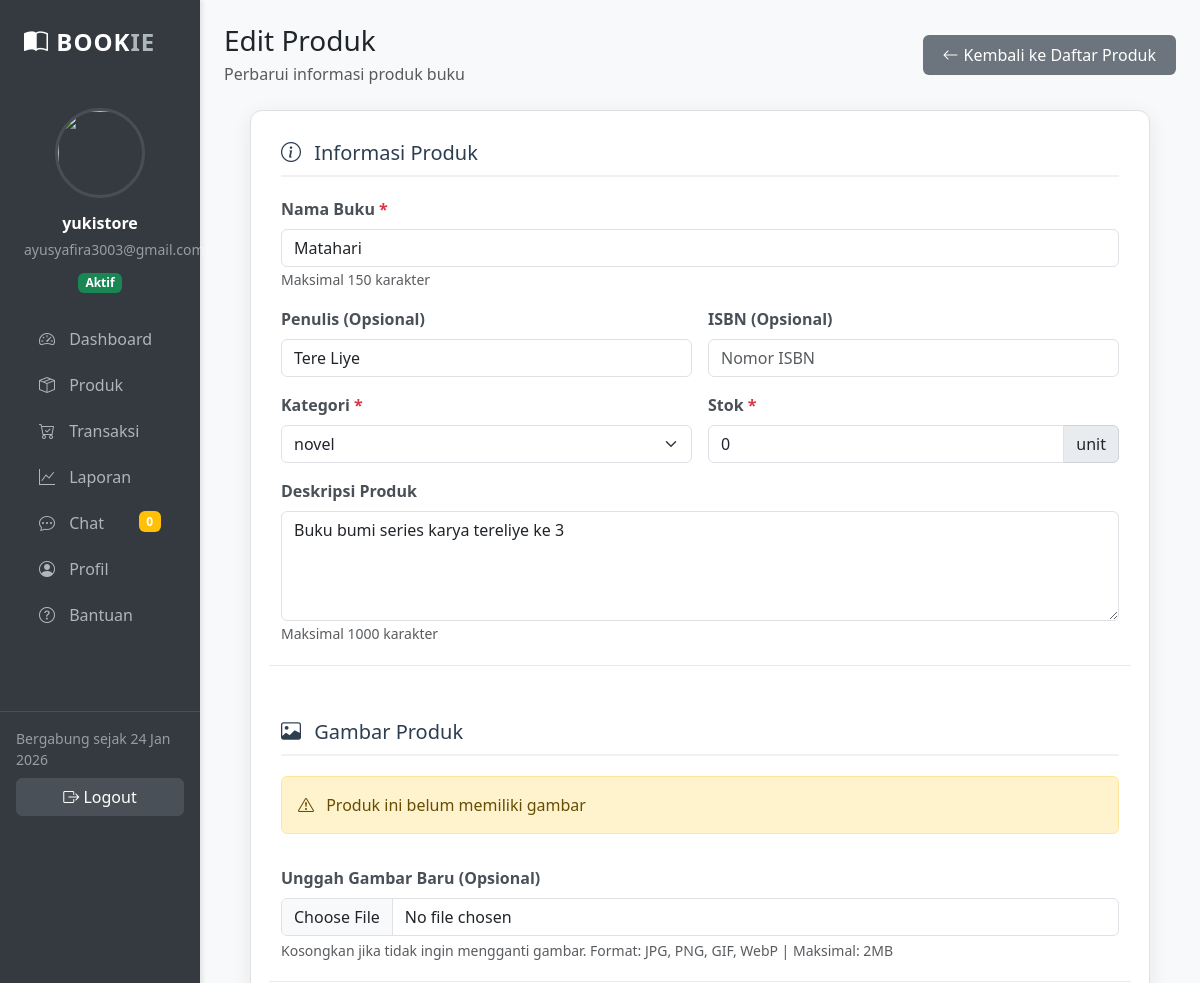
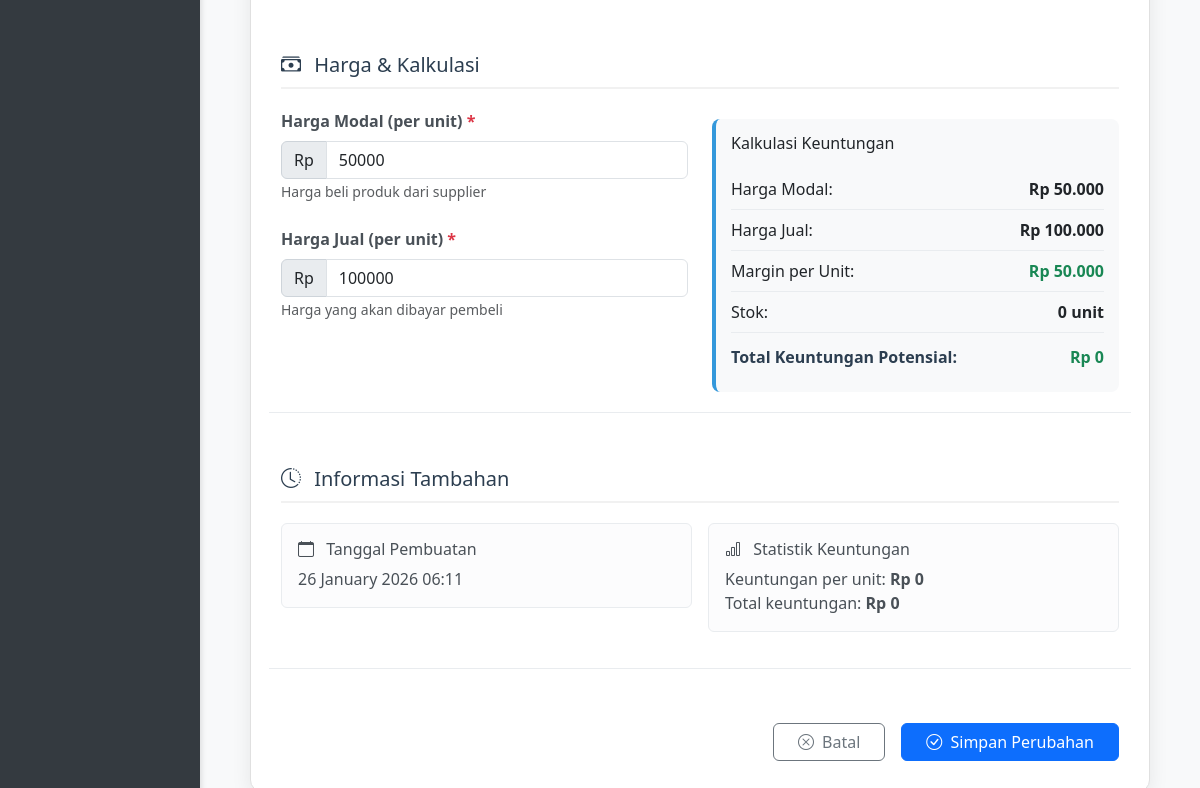
Screenshot of /penjual/produk_edit.php?id=4 (signed in) with the database file from the repository (2 pictures, top to bottom).
### tables this page shows
CREATE TABLE `users` (
  `id` int(11) NOT NULL,
  `role` enum('super_admin','penjual','pembeli') NOT NULL,
  `nama` varchar(100) NOT NULL,
  `email` varchar(100) NOT NULL,
  `password` varchar(255) NOT NULL,
  `no_hp` varchar(20) DEFAULT NULL,
  `foto` varchar(255) DEFAULT NULL,
  `alamat` text DEFAULT NULL,
  `status` enum('online','offline') DEFAULT 'offline',
  `aktif` enum('ya','tidak') DEFAULT 'ya',
  `created_at` timestamp NOT NULL DEFAULT current_timestamp()
);

CREATE TABLE `produk` (
  `id` int(11) NOT NULL,
  `penjual_id` int(11) NOT NULL,
  `kategori_id` int(11) NOT NULL,
  `isbn` varchar(20) DEFAULT NULL,
  `nama_buku` varchar(150) NOT NULL,
  `penulis` varchar(150) DEFAULT NULL,
  `deskripsi` text DEFAULT NULL,
  `gambar` varchar(255) DEFAULT NULL,
  `stok` int(11) DEFAULT 0,
  `harga` int(11) NOT NULL,
  `modal` int(11) NOT NULL,
  `margin` int(11) NOT NULL,
  `keuntungan` int(11) NOT NULL,
  `created_at` timestamp NOT NULL DEFAULT current_timestamp()
);

CREATE TABLE `kategori` (
  `id` int(11) NOT NULL,
  `nama_kategori` varchar(100) NOT NULL,
  `deskripsi` text DEFAULT NULL,
  `foto` varchar(255) DEFAULT NULL
);

### penjual/produk_edit.php (the view, shortened to what this page needs)
<?php
include "../config/database.php";
$idPenjual = $_SESSION['user']['id'];
$id = $_GET['id'] ?? 0;
$produk = mysqli_fetch_assoc(
  mysqli_query($conn,"SELECT * FROM produk WHERE id='$id' AND penjual_id='$idPenjual'")
);
$qKategori = mysqli_query($conn,"SELECT * FROM kategori ORDER BY nama_kategori");
?>
<!DOCTYPE html>
<html lang="id">
<head>
<link href="https://cdn.jsdelivr.net/npm/bootstrap@5.3.2/dist/css/bootstrap.min.css" rel="stylesheet">
<link rel="stylesheet" href="https://cdn.jsdelivr.net/npm/bootstrap-icons@1.11.1/font/bootstrap-icons.css">
<link rel="stylesheet" href="includes/sidebar.css">
</head>
<body class="bg-light">
<div class="container-fluid">
<div class="row">
<?php include "includes/sidebar.php"; ?>
<div class="col-10 p-4">
<div class="d-flex justify-content-between align-items-center mb-4">
<div>
  <h3 class="mb-1">Edit Produk</h3>
  <p class="text-muted mb-0">Perbarui informasi produk buku</p>
</div>
<a href="produk.php" class="back-btn">
  <i class="bi bi-arrow-left"></i> Kembali ke Daftar Produk
</a>
</div>
<div class="form-container">
<form method="POST" enctype="multipart/form-data" id="productForm">
<div class="row g-4">
  <div class="col-md-12 form-section">
    <h5><i class="bi bi-info-circle me-2"></i> Informasi Produk</h5>
    <div class="row g-3">
      <div class="col-md-12">
        <label class="form-label required">Nama Buku</label>
        <input type="text" name="nama" class="form-control" required
               value="<?= htmlspecialchars($produk['nama_buku']) ?>" maxlength="150">
        <small class="text-muted">Maksimal 150 karakter</small>
      </div>
      <div class="col-md-6">
        <label class="form-label">Penulis (Opsional)</label>
        <input type="text" name="penulis" class="form-control"
               value="<?= htmlspecialchars($produk['penulis'] ?? '') ?>"
               placeholder="Nama pengarang" maxlength="150">
      </div>
      <div class="col-md-6">
        <label class="form-label">ISBN (Opsional)</label>
        <input type="text" name="isbn" class="form-control"
               value="<?= htmlspecialchars($produk['isbn'] ?? '') ?>"
               placeholder="Nomor ISBN" maxlength="20">
      </div>
      <div class="col-md-6">
        <label class="form-label required">Kategori</label>
        <select name="kategori" class="form-select" required>
          <?php
          mysqli_data_seek($qKategori, 0);
          while($k = mysqli_fetch_assoc($qKategori)):
          ?>
          <option value="<?= $k['id'] ?>" <?= $produk['kategori_id']==$k['id']?'selected':'' ?>>
            <?= htmlspecialchars($k['nama_kategori']) ?>
          </option>
          <?php endwhile; ?>
        </select>
      </div>
      <div class="col-md-6">
        <label class="form-label required">Stok</label>
        <div class="input-group">
          <input type="number" name="stok" class="form-control" min="0" required
                 value="<?= $produk['stok'] ?>" id="stokInput">
          <span class="input-group-text input-group-text-custom">unit</span>
        </div>
      </div>
      <div class="col-md-12">
        <label class="form-label">Deskripsi Produk</label>
        <textarea name="deskripsi" class="form-control" rows="4"
                  maxlength="1000"><?= htmlspecialchars($produk['deskripsi']) ?></textarea>
        <small class="text-muted">Maksimal 1000 karakter</small>
      </div>
    </div>
  </div>
  <div class="col-md-12 form-section">
    <h5><i class="bi bi-image me-2"></i> Gambar Produk</h5>
    <div class="row g-3">
      <?php if ($produk['gambar'] && file_exists("../uploads/".$produk['gambar'])): ?>
      <div class="col-md-12">
        <div class="image-comparison">
          <div class="image-box">
            <h6>Gambar Saat Ini</h6>
            <div class="image-container">
              <img src="../uploads/<?= htmlspecialchars($produk['gambar']) ?>"
                   class="preview-image current-image"
                   onerror="this.src='../assets/img/product-placeholder.png'"
                   style="max-width: 100%; height: auto;">
              <span class="current-badge">Saat Ini</span>
            </div>
            <small class="text-muted d-block mt-2"><?= htmlspecialchars($produk['gambar']) ?></small>
          </div>
          <div class="image-box">
            <h6>Pratinjau Gambar Baru</h6>
            <div id="imagePreview" class="d-none">
              <img id="preview" class="preview-image new-image"
                   style="max-width: 100%; height: auto;">
            </div>
            <div id="noPreview" class="text-center py-4">
              <i class="bi bi-image text-muted" style="font-size: 3rem;"></i>
              <p class="text-muted mt-2">Belum ada gambar baru</p>
            </div>
          </div>
        </div>
      </div>
      <?php else: ?>
      <div class="col-md-12">
        <div class="alert alert-warning">
          <i class="bi bi-exclamation-triangle me-2"></i>
          Produk ini belum memiliki gambar
        </div>
      </div>
      <?php endif; ?>
      <div class="col-md-12">
        <label class="form-label">Unggah Gambar Baru (Opsional)</label>
        <input type="file" name="gambar" class="form-control" accept="image/*" id="imageInput">
        <small class="text-muted d-block mt-1">
          Kosongkan jika tidak ingin mengganti gambar. Format: JPG, PNG, GIF, WebP | Maksimal: 2MB
        </small>
      </div>
    </div>
  </div>
  <div class="col-md-12 form-section">
    <h5><i class="bi bi-cash-stack me-2"></i> Harga & Kalkulasi</h5>
    <div class="row g-4">
      <div class="col-md-6">
        <div class="mb-4">
          <label class="form-label required">Harga Modal (per unit)</label>
          <div class="input-group">
            <span class="input-group-text input-group-text-custom">Rp</span>
            <input type="number" name="modal" class="form-control" min="0" required
                   value="<?= $produk['modal'] ?>" id="modalInput">
          </div>
          <small class="text-muted">Harga beli produk dari supplier</small>
        </div>
        <div>
          <label class="form-label required">Harga Jual (per unit)</label>
          <div class="input-group">
            <span class="input-group-text input-group-text-custom">Rp</span>
            <input type="number" name="harga" class="form-control" min="0" required
                   value="<?= $produk['harga'] ?>" id="hargaInput">
          </div>
          <small class="text-muted">Harga yang akan dibayar pembeli</small>
        </div>
      </div>
      <div class="col-md-6">
        <div class="calculation-card">
          <h6 class="mb-3">Kalkulasi Keuntungan</h6>
          <div class="calculation-item">
            <span>Harga Modal:</span>
            <strong id="modalDisplay">Rp <?= number_format($produk['modal']) ?></strong>
          </div>
          <div class="calculation-item">
            <span>Harga Jual:</span>
            <strong id="hargaDisplay">Rp <?= number_format($produk['harga']) ?></strong>
          </div>
          <div class="calculation-item">
            <span>Margin per Unit:</span>
            <strong class="text-info" id="marginDisplay">Rp <?= number_format($produk['margin']) ?></strong>
          </div>
          <div class="calculation-item">
            <span>Stok:</span>
            <strong id="stokDisplay"><?= $produk['stok'] ?> unit</strong>
          </div>
          <div class="calculation-item">
            <span>Total Keuntungan Potensial:</span>
            <strong class="text-success" id="keuntunganDisplay">Rp <?= number_format($produk['margin'] * $produk['stok']) ?></strong>
          </div>
        </div>
      </div>
    </div>
  </div>
  <div class="col-md-12 form-section">
    <h5><i class="bi bi-clock-history me-2"></i> Informasi Tambahan</h5>
    <div class="row g-3">
      <div class="col-md-6">
        <div class="alert alert-light">
          <h6><i class="bi bi-calendar me-2"></i> Tanggal Pembuatan</h6>
          <p class="mb-0"><?= date('d F Y H:i', strtotime($produk['created_at'])) ?></p>
        </div>
      </div>
      <div class="col-md-6">
        <div class="alert alert-light">
          <h6><i class="bi bi-bar-chart me-2"></i> Statistik Keuntungan</h6>
          <p class="mb-0">
            Keuntungan per unit: <strong>Rp <?= number_format($produk['keuntungan']) ?></strong><br>
            Total keuntungan: <strong>Rp <?= number_format($produk['keuntungan'] * $produk['stok']) ?></strong>
          </p>
        </div>
      </div>
    </div>
  </div>
  <div class="col-md-12">
    <div class="d-grid gap-3 d-md-flex justify-content-md-end">
      <a href="produk.php" class="btn btn-outline-secondary px-4">
        <i class="bi bi-x-circle me-1"></i> Batal
      </a>
      <button type="submit" name="simpan" class="btn btn-primary px-4">
        <i class="bi bi-check-circle me-1"></i> Simpan Perubahan
      </button>
    </div>
  </div>
</div>
</form>
</div>
</div>
</div>
</div>
</body>
</html>

### penjual/includes/sidebar.php (shortened to what this page needs)
<?php
include "../config/database.php";
$idPenjual = $_SESSION['user']['id'];
$qPenjual = mysqli_query($conn,"
    SELECT nama, foto, aktif, email, created_at
    FROM users
    WHERE id='$idPenjual'
    LIMIT 1
");
$dataPenjual = mysqli_fetch_assoc($qPenjual);
$namaPenjual = $dataPenjual['nama'] ?? 'Penjual';
$emailPenjual = $dataPenjual['email'] ?? '';
$tanggalGabung = date('d M Y', strtotime($dataPenjual['created_at'] ?? 'now'));
$foto = (!empty($dataPenjual['foto']) && file_exists("../uploads/".$dataPenjual['foto']))
    ? "../uploads/".$dataPenjual['foto']
    : "../assets/img/user.png";
$statusAkun = $dataPenjual['aktif'] ?? 'tidak';
?>
<div class="col-2 sidebar-dark p-0">
    <div class="p-4">
        <div class="sidebar-brand mb-5">
            <i class="bi bi-book-half"></i> BOOK<span style="color: #adb5bd;">IE</span>
        </div>
        <div class="text-center mb-4">
            <img src="<?= $foto ?>"
                 class="rounded-circle user-avatar mb-3"
                 style="width:90px;height:90px;object-fit:cover"
                 onerror="this.src='../assets/img/user.png'">
            <h6 class="fw-bold text-white mb-1"><?= htmlspecialchars($namaPenjual) ?></h6>
            <small class="text-white-50"><?= htmlspecialchars($emailPenjual) ?></small>
            <div class="mt-2">
                <span class="badge <?= $statusAkun=='ya'?'bg-success':'bg-danger' ?>">
                    <?= $statusAkun=='ya'?'Aktif':'Nonaktif' ?>
                </span>
            </div>
        </div>
        <ul class="nav flex-column">
            <li class="nav-item">
                <a class="nav-link <?= basename($_SERVER['PHP_SELF']) == 'dashboard.php' ? 'active' : '' ?>"
                   href="dashboard.php">
                    <i class="bi bi-speedometer2"></i> Dashboard
                </a>
            </li>
            <li class="nav-item">
                <a class="nav-link <?= basename($_SERVER['PHP_SELF']) == 'produk.php' ? 'active' : '' ?>"
                   href="produk.php">
                    <i class="bi bi-box-seam"></i> Produk
                </a>
            </li>
            <li class="nav-item">
                <a class="nav-link <?= basename($_SERVER['PHP_SELF']) == 'transaksi.php' ? 'active' : '' ?>"
                   href="transaksi.php">
                    <i class="bi bi-cart-check"></i> Transaksi
                </a>
            </li>
            <li class="nav-item">
                <a class="nav-link <?= basename($_SERVER['PHP_SELF']) == 'laporan.php' ? 'active' : '' ?>"
                   href="laporan.php">
                    <i class="bi bi-graph-up"></i> Laporan
                </a>
            </li>
            <li class="nav-item">
                <a class="nav-link <?= basename($_SERVER['PHP_SELF']) == 'chat.php' ? 'active' : '' ?>"
                   href="chat.php">
                    <i class="bi bi-chat-dots"></i> Chat
                    <span class="badge bg-warning float-end" id="chat-badge">0</span>
                </a>
            </li>
            <li class="nav-item">
                <a class="nav-link <?= basename($_SERVER['PHP_SELF']) == 'profile.php' ? 'active' : '' ?>"
                   href="profile.php">
                    <i class="bi bi-person-circle"></i> Profil
                </a>
            </li>
            <li class="nav-item">
                <a class="nav-link <?= basename($_SERVER['PHP_SELF']) == 'help.php' ? 'active' : '' ?>"
                   href="help.php">
                    <i class="bi bi-question-circle"></i> Bantuan
                </a>
            </li>
        </ul>
    </div>
    <div class="p-3 border-top border-white-10 mt-5">
        <small class="text-white-50 d-block mb-2">Bergabung sejak <?= $tanggalGabung ?></small>
        <a href="../auth/logout.php" class="btn btn-logout w-100">
            <i class="bi bi-box-arrow-right"></i> Logout
        </a>
    </div>
</div>

### penjual/includes/sidebar.css (style rules this page uses)
.sidebar-dark { background-color: #343a40; color: #fff; box-shadow: 2px 0 5px rgba(0,0,0,0.1); min-height: 100vh; }
.sidebar-dark .sidebar-brand { color: #fff; font-weight: 700; font-size: 1.5rem; letter-spacing: 1px; }
.sidebar-dark .sidebar-brand span { color: #adb5bd; }
.sidebar-dark .nav-link { color: #adb5bd !important; border-radius: 5px; margin-bottom: 2px; transition: all 0.3s; padding: 10px 15px; }
.sidebar-dark .nav-link i { width: 24px; text-align: center; margin-right: 10px; }
.user-avatar { border: 3px solid rgba(255,255,255,0.1); }
.border-white-10 { border-color: rgba(255,255,255,0.1) !important; }
.btn-logout { background-color: #495057; border-color: #495057; color: #fff; transition: all 0.3s; }

### penjual/produk_edit.php (style rules this page uses)
.form-container { max-width: 900px; margin: 0 auto; background: white; border-radius: 12px; padding: 30px; box-shadow: 0 5px 20px rgba(0,0,0,0.08); border: 1px solid #e0e0e0; }
.form-label { font-weight: 600; color: #495057; margin-bottom: 8px; }
.form-label.required:after { content: " *"; color: #dc3545; }
.back-btn { background-color: #6c757d; color: white; border: none; padding: 8px 20px; border-radius: 6px; text-decoration: none; display: inline-flex; align-items: center; gap: 5px; transition: background-color 0.3s; }
.input-group-text-custom { background-color: #e9ecef; border: 1px solid #ced4da; }
.form-section { margin-bottom: 30px; padding-bottom: 20px; border-bottom: 1px solid #e9ecef; }
.form-section h5 { color: #2c3e50; margin-bottom: 20px; padding-bottom: 10px; border-bottom: 2px solid #f1f1f1; }
.calculation-card { background: #f8f9fa; border-radius: 8px; padding: 15px; border-left: 4px solid #3498db; margin-top: 10px; }
.calculation-item { display: flex; justify-content: space-between; padding: 8px 0; border-bottom: 1px solid #e9ecef; }
.calculation-item:last-child { border-bottom: none; font-weight: 600; color: #2c3e50; padding-top: 12px; }

### rows the page displays
users: nama "yukistore", email "ayusyafira3003@gmail.com", created_at "24 Jan 2026"
produk: nama "Matahari", penulis "Tere Liye", kategori "novel", stok "0", deskripsi "Buku bumi series karya tereliye ke 3", modal "50000", harga "100000", created_at "26 January 2026 06:11", keuntungan "0", $produk['keuntungan']*$produk['stok'] "0"
